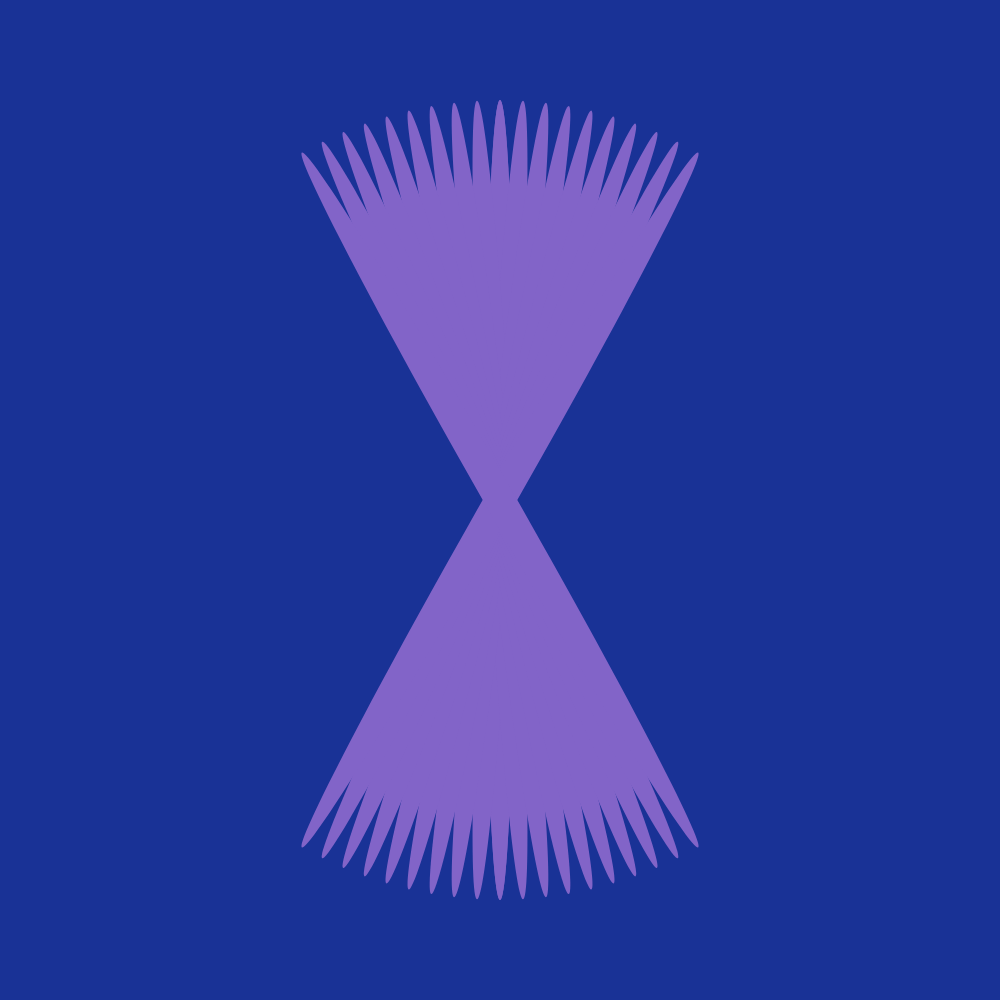
Frame 1 (no input)
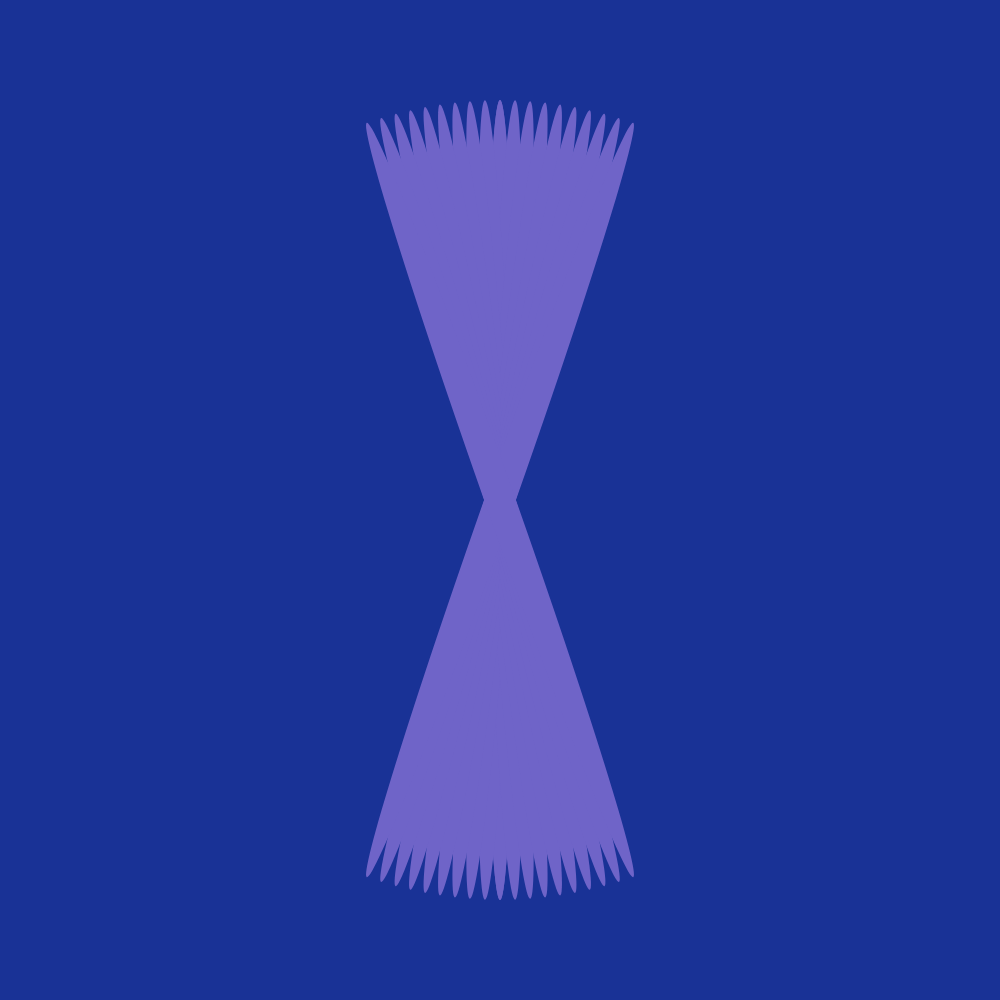
Frame 60 (no input)
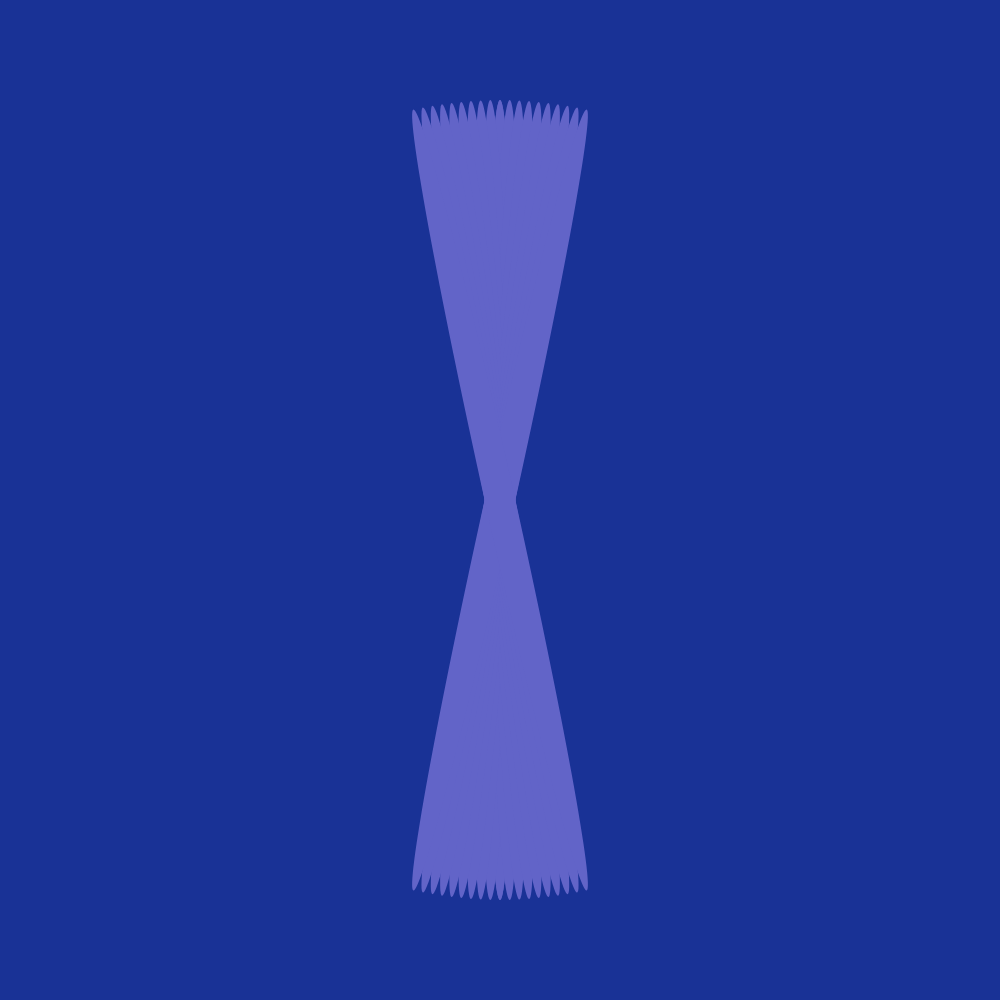
Frame 120 (the mouse pressed at the canvas centre since frame 60)

The p5.js sketch that drew these frames (run headless with seeded random() and noise() and a simulated clock; from frame 60 on, the mouse is pressed at the canvas centre):

// p5.js sketch
// ── sketch.js
function setup(){
  createCanvas(1000,1000)
  }

function draw(){
  background(25,50,150)
  translate(width/2,height/2)
  frameRate(55)

  let angle = map(sin(frameCount*0.1),-1,1,0,PI/3)/10
  noStroke()
  fill(map(angle,0,PI/3/10,75,175),100,200)

  for(let i=0;i<10;i++){
    push()
    rotate(angle*i)
    ellipse(0,0,30,800)
    pop()

    push()
    rotate(-angle*i)
    ellipse(0,0,30,800)
    pop()
    }
  }
